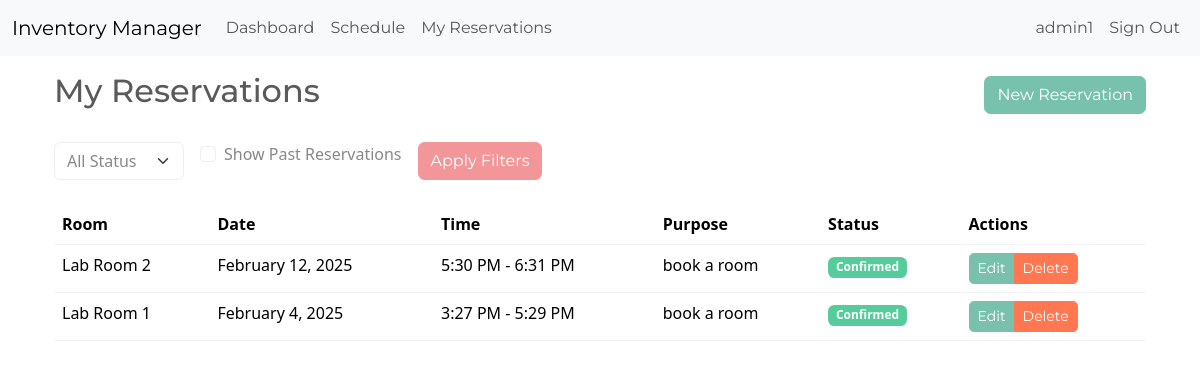
Before: /my-reservations/ (signed in) with the older database file.
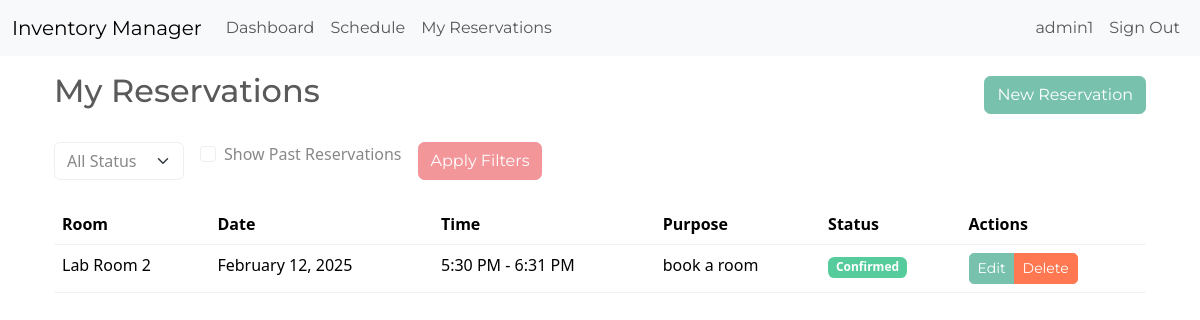
After: the same page with the newer database file.
### inventory/models.py (models this page shows, shortened)
class Reservation(models.Model):
    STATUS_CHOICES = [
        ('pending', 'Pending'),
        ('confirmed', 'Confirmed'),
        ('cancelled', 'Cancelled'),
    ]
    user = models.ForeignKey(
        User,
        on_delete=models.CASCADE,
        related_name='reservations'
    )
    room_key = models.CharField(
        max_length=50,
        default='room1',  # Set default value to 'room1'
        help_text="The room identifier (e.g., 'room1', 'room2')"
    )
    calendar_id = models.CharField(
        max_length=255,
        blank=True,
        help_text="Google Calendar ID for the room"
    )
    start_time = models.DateTimeField()
    end_time = models.DateTimeField()
    purpose = models.TextField(
        help_text="Purpose of the reservation"
    )
    status = models.CharField(
        max_length=20,
        choices=STATUS_CHOICES,
        default='pending'
    )
    event_id = models.CharField(
        max_length=255,
        blank=True,
        help_text="Google Calendar event ID"
    )
    created_at = models.DateTimeField(auto_now_add=True)
    updated_at = models.DateTimeField(auto_now=True)
    class Meta:
        ordering = ['-start_time']
        verbose_name = 'Reservation'
        verbose_name_plural = 'Reservations'
    @property
    def room_name(self):
        return settings.LAB_ROOMS[self.room_key]['name']

### inventory/views.py (the view, shortened to what this page needs)
# urls.py: path('my-reservations/', ReservationListView.as_view(), name='reservation_list'),
class ReservationListView(LoginRequiredMixin, ListView):
    model = Reservation
    template_name = 'inventory/reservation_list.html'
    context_object_name = 'reservations'
    paginate_by = 10
    def get_queryset(self):
        queryset = Reservation.objects.filter(user=self.request.user)
        status = self.request.GET.get('status')
        if status in ['confirmed', 'pending', 'cancelled']:
            queryset = queryset.filter(status=status)
        show_past = self.request.GET.get('show_past') == 'true'
        if not show_past:
            queryset = queryset.filter(end_time__gte=timezone.localtime())
        return queryset.order_by('-start_time')
    def get_context_data(self, **kwargs):
        context = super().get_context_data(**kwargs)
        context.update({
            'lab_rooms': settings.LAB_ROOMS,
            'status': self.request.GET.get('status', ''),
            'show_past': self.request.GET.get('show_past', 'false'),
            'now': timezone.localtime(),
            'is_paginated': self.paginate_by and self.get_queryset().count() > self.paginate_by,
        })
        return context

### inventory/templates/inventory/reservation_list.html (shortened to what this page needs)
{% extends 'inventory/base.html' %}
{% load tz %}
{% block content %}
<div class="container">
    <div class="d-flex justify-content-between align-items-center mb-4">
        <h2>My Reservations</h2>
        <a href="{% url 'room-calendar' %}" class="btn btn-primary">New Reservation</a>
    </div>
    <div class="mb-4">
        <form method="get" class="row g-3">
            <div class="col-auto">
                <select name="status" class="form-select">
                    <option value="">All Status</option>
                </select>
            </div>
            <div class="col-auto">
                <div class="form-check">
                    <input type="checkbox" class="form-check-input" id="showPast" name="show_past" value="true" {% if show_past == 'true' %}checked{% endif %}>
                    <label class="form-check-label" for="showPast">Show Past Reservations</label>
                </div>
            </div>
            <div class="col-auto">
                <button type="submit" class="btn btn-secondary">Apply Filters</button>
            </div>
        </form>
    </div>
    <div class="table-responsive">
        <table class="table table-hover">
            <thead>
                <tr>
                    <th>Room</th>
                    <th>Date</th>
                    <th>Time</th>
                    <th>Purpose</th>
                    <th>Status</th>
                    <th>Actions</th>
                </tr>
            </thead>
            <tbody>
                {% for reservation in reservations %}
                <tr>
                    <td>{{ reservation.room_name }}</td>
                    <td>{{ reservation.start_time|localtime|date:"F j, Y" }}</td>
                    <td>{{ reservation.start_time|localtime|time:"g:i A" }} - {{ reservation.end_time|localtime|time:"g:i A" }}</td>
                    <td>{{ reservation.purpose }}</td>
                    <td>
                        <span class="badge {% if reservation.status == 'confirmed' %}bg-success{% elif reservation.status == 'pending' %}bg-warning{% else %}bg-danger{% endif %}">
                            {{ reservation.status|title }}
                        </span>
                    </td>
                    <td>
                        <div class="btn-group">
                            {% if reservation.status != 'cancelled' and reservation.end_time > now %}
                                <a href="{% url 'update_reservation' reservation.pk %}" class="btn btn-sm btn-primary">Edit</a>
                                <a href="{% url 'delete_reservation' reservation.pk %}" class="btn btn-sm btn-danger">Delete</a>
                            {% endif %}
                        </div>
                    </td>
                </tr>
                {% endfor %}
            </tbody>
        </table>
    </div>
</div>
{% endblock %}

Changed rows visible on the page:
removed Reservation: room_name "Lab Room 1", start_time "February 4, 2025", start_time "3:27 PM", end_time "5:29 PM", purpose "book a room", status "Confirmed", shows "Edit"
